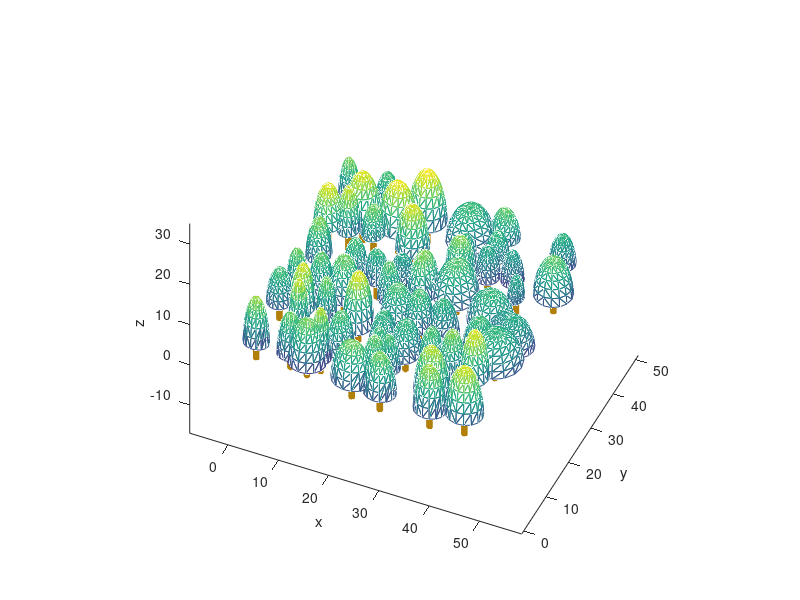

This figure's MATLAB source:
load('broadleaf.mat');
num = 15;
hold on;
shuganc = [0.7 0.5 0.04];
total_tri = [];
for i = 1:size(Ubranch,1)
    [x,y,z] = ellipsoid(x1(i),y1(i),Ubranch(i),0.5*EW(i),0.5*SN(i),(Height(i)-Ubranch(i)),num);
    [x0,y0] = find(z>=Ubranch(i));
%   surf(x(x0,y0),y(x0,y0),z(x0,y0),'EdgeColor','none');
    tri = delaunay(x(x0,y0),y(x0,y0));
    h = trimesh(tri,x(x0,y0),y(x0,y0),z(x0,y0));
    x = x(x0,y0);
    y = y(x0,y0);
    z = z(x0,y0);
    total_tri1=[];
    for j = 1:size(tri,1)
        A = [x(tri(j,1)),x(tri(j,2)),x(tri(j,3))];
        B = [y(tri(j,1)),y(tri(j,2)),y(tri(j,3))];
        C = [z(tri(j,1)),z(tri(j,2)),z(tri(j,3))];
        total_tri1 = [total_tri1;A,B,C,i];
    end
    total_tri = [total_tri;total_tri1];
    [u,v,w] = cylinder(0.5);
    u = u+x1(i);
    v = v+y1(i);
    w = w*(Ubranch(i)+2);
    shugan = mesh(u,v,w);
    set(shugan,'EdgeColor',shuganc,'FaceColor',shuganc,'MarkerEdgecolor',shuganc,'MarkerFacecolor',shuganc)
end
axis equal
% for i = 1:size(total_tri,1)
%     patch(total_tri(i,1:3),total_tri(i,4:6),total_tri(i,7:9),[0 0 1]);
% end
view(24,43);
xlabel('x');ylabel('y');zlabel('z');
